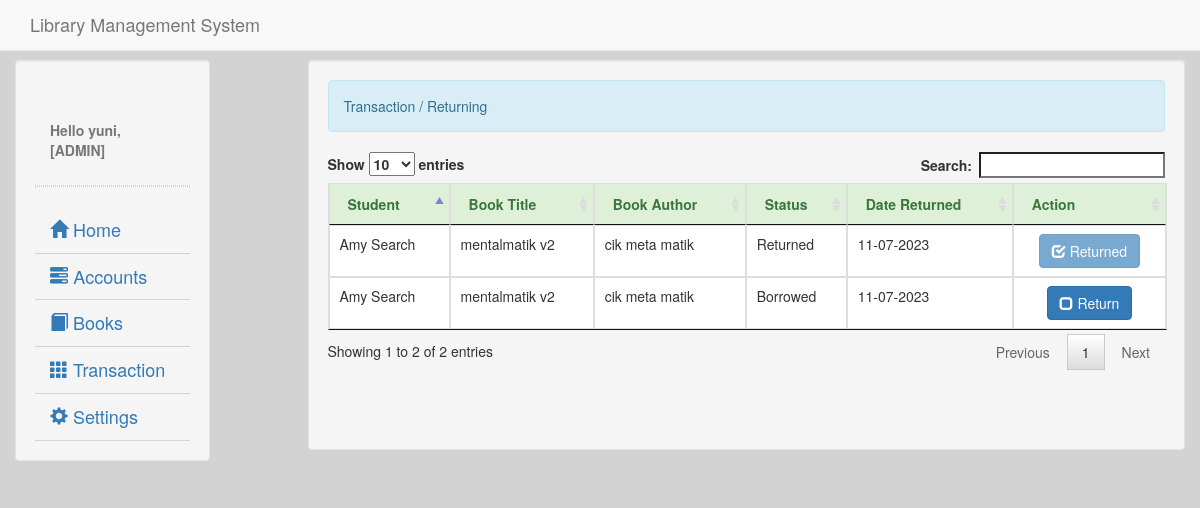
The page /returning.php (signed in) on the database its author committed.
### tables this page shows
CREATE TABLE `borrowing` (
  `borrow_id` int(11) NOT NULL,
  `book_id` int(11) NOT NULL,
  `student_no` int(11) NOT NULL,
  `qty` int(11) NOT NULL,
  `date` date NOT NULL,
  `status` varchar(10) NOT NULL
);

CREATE TABLE `student` (
  `student_id` int(11) NOT NULL,
  `username` varchar(30) NOT NULL,
  `student_no` int(8) NOT NULL,
  `fullname` varchar(30) NOT NULL,
  `password` varchar(255) NOT NULL,
  `course` varchar(8) NOT NULL
);

CREATE TABLE `book` (
  `book_id` int(11) NOT NULL,
  `entry_number` varchar(30) NOT NULL,
  `book_title` varchar(50) NOT NULL,
  `book_author` varchar(60) NOT NULL,
  `date_publish` varchar(25) NOT NULL,
  `book_publisher` varchar(100) NOT NULL,
  `book_isbn` varchar(50) NOT NULL,
  `book_shelf` varchar(50) NOT NULL,
  `qty` int(11) NOT NULL
);

### account.php (called while the page is built, shortened)
<?php
	require_once 'connect.php';
	$qadmin = $conn->query("SELECT * FROM `admin` WHERE `admin_id` = '$_SESSION[admin_id]'") or die(mysqli_error());
	$fadmin = $qadmin->fetch_array();
	$name = $fadmin['fullname'];
?>

### returning.php (the view, shortened to what this page needs)
<!DOCTYPE html>
<?php
	require_once 'valid.php';
?>
<html lang = "eng">
	<head>
		<link rel = "stylesheet" type = "text/css" href = "css/bootstrap.css" />
		<link rel = "stylesheet" type = "text/css" href = "css/chosen.min.css" />
		<link rel = "stylesheet" type = "text/css" href = "css/jquery.dataTables.css" />
	</head>
	<body style = "background-color:#d3d3d3;">
		<nav class = "navbar navbar-default navbar-fixed-top">
			<div class = "container-fluid">
				<div class = "navbar-header">
					<h4 class = "navbar-text navbar-right">Library Management System</h4>
				</div>
			</div>
		</nav>
		<div class = "container-fluid">
			<div class = "col-lg-2 well" style = "margin-top:60px;">
				<div class = "container-fluid">
					<br />
					<br />
					<label class = "text-muted"><?php require'account.php'; echo "Hello ".$name.", [ADMIN]";?></label>
				</div>
				<hr style = "border:1px dotted #d3d3d3;"/>
				<ul id = "menu" class = "nav menu">
					<li><a style = "font-size:18px; border-bottom:1px solid #d3d3d3;" href = "home.php"><i class = "glyphicon glyphicon-home"></i> Home</a></li>
					<li><a style = "font-size:18px; border-bottom:1px solid #d3d3d3;" href = ""><i class = "glyphicon glyphicon-tasks"></i> Accounts</a>
					</li>
					<li><a style = "font-size:18px; border-bottom:1px solid #d3d3d3;" href = "book.php"><i class = "glyphicon glyphicon-book"></i> Books</a></li>
					<li><a style = "font-size:18px; border-bottom:1px solid #d3d3d3;" href = ""><i class = "glyphicon glyphicon-th"></i> Transaction</a>
					</li>
					<li><a  style = "font-size:18px; border-bottom:1px solid #d3d3d3;" href = ""><i class = "glyphicon glyphicon-cog"></i> Settings</a>
					</li>
				</ul>
			</div>
			<div class = "col-lg-9 well" style = "margin-top:60px;">
				<div class = "alert alert-info">Transaction / Returning</div>
				<form method = "POST" action = "return.php" enctype = "multipart/form-data">
					<table id = "table" class = "table table-bordered">
						<thead class = "alert-success">
							<tr>
								<th>Student</th>
								<th>Book Title</th>
								<th>Book Author</th>
								<th>Status</th>
								<th>Date Returned</th>
								<th>Action</th>
							</tr>
						</thead>
						<tbody>
							<?php
								$qreturn = $conn->query("SELECT * FROM `borrowing`") or die(mysqli_error());
								while($freturn = $qreturn->fetch_array()){
							?>
							<tr>
								<td>
									<?php
										$qstudent = $conn->query("SELECT * FROM `student` WHERE `student_no` = '$freturn[student_no]'") or die(mysqli_error());
										$fstudent = $qstudent->fetch_array();
										echo $fstudent['fullname'];
									?>
								</td>
								<td>
									<?php
										$qbook = $conn->query("SELECT * FROM `book` WHERE `book_id` = '$freturn[book_id]'") or die(mysqli_error());
										$fbook = $qbook->fetch_array();
										echo $fbook['book_title'];
									?>
								</td>
								<td>
									<?php
										$qbook = $conn->query("SELECT * FROM `book` WHERE `book_id` = '$freturn[book_id]'") or die(mysqli_error());
										$fbook = $qbook->fetch_array();
										echo $fbook['book_author'];
									?>
								</td>
								<td><?php echo $freturn['status']?></td>
								<td><?php echo date("m-d-Y", strtotime($freturn['date']))?></td>
								<td>
									<?php
										if($freturn['status'] == 'Returned'){
										echo '<center><button disabled = "disabled" class = "btn btn-primary" type = "button" href = "#" data-toggle = "modal" data-target = "#return"><span class = "glyphicon glyphicon-check"></span> Returned</button></center>';
										}else{
										echo '<input type = "hidden" name = "borrow_id" value = "'.$freturn['borrow_id'].'"/><center><button class = "btn btn-primary" data-toggle = "modal" data-target = "#return"><span class = "glyphicon glyphicon-unchecked"></span> Return</button></center>';
										}
									?>
								</td>
							</tr>
							<?php
								}
							?>
						</tbody>
					</table>
				<br />
				<br />
				<br />
			</div>
		</div>
	</body>
</html>

### rows shown on the page
borrowing: student.fullname "Amy Search", book.book_title "mentalmatik v2", book.book_author "cik meta matik", status "Returned", date "11-07-2023"
borrowing: student.fullname "Amy Search", book.book_title "mentalmatik v2", book.book_author "cik meta matik", status "Borrowed", date "11-07-2023"

### other values the page prints
$name "yuni"
